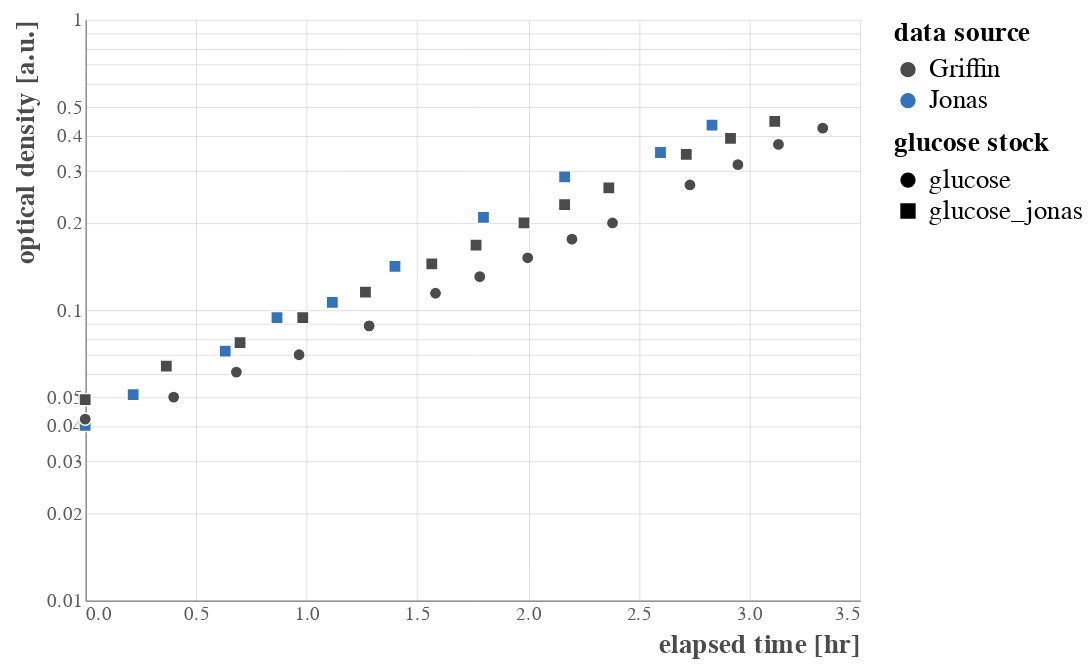

The cell this chart's notebook holds for it:
### Markdown cell above
## January 18 Growth Data

### Code cell
# Load the days growth data
jan18_data = pd.read_csv('../../data/2021-01-18_glucose_growth.csv')

# Specify jonas' carbon source
gold_std['carbon_source'] = 'glucose_jonas'

# Add a source info, convert elapsed time to hr, and merge with other data
jan18_data['elapsed_time_hr'] = jan18_data['elapsed_time'].values / 60
jan18_data.rename(columns={'od_600nm':'od_600'}, inplace=True)
jan18_data['source'] = 'Griffin'

# Merge
merged = pd.concat([gold_std, jan18_data], sort=False)
base = alt.Chart(merged).encode(
        x=alt.X(field='elapsed_time_hr', type='quantitative', title='elapsed time [hr]'),
        y=alt.Y(field='od_600', type='quantitative', title='optical density [a.u.]',
               scale=alt.Scale(type='log')),
        color = alt.Color(field='source', type='nominal', title='data source'),
        shape=alt.Shape(field='carbon_source', type='nominal', title='glucose stock'))

points = base.mark_point()
points

### Figure 1 — Vega-Lite specification as saved in the notebook (floating-point values rounded to 4 significant figures)
{"config": {"background": "white", "group": {"fill": "white"}, "view": {"strokeWidth": 0, "height": 300, "width": 400, "fill": "#ffffff"}, "point": {"size": 40, "filled": true, "opacity": 1, "strokeWidth": 0.75, "stroke": "#FFFFFF"}, "square": {"size": 40, "filled": true, "opacity": 1, "strokeWidth": 0.75, "stroke": "#FFFFFF"}, "circle": {"size": 40, "filled": true, "opacity": 1, "strokeWidth": 0.75, "stroke": "#FFFFFF"}, "line": {"size": 1}, "axis": {"domainColor": "#5b5b5b", "domainWidth": 0.5, "labelColor": "#5b5b5b", "labelFontSize": 10, "labelFont": "Nunito", "titleFont": "Nunito", "titleFontWeight": 700, "titleFontSize": 14, "titleColor": "#4b4b4b", "titleAnchor": "end", "grid": true, "gridColor": "#c1c1c1", "gridWidth": 0.25, "ticks": false}, "range": {"category": ["#4c4b4c", "#3373ba", "#5cb75b", "#d8534f", "#8066ad", "#f0ad4d"]}, "legend": {"labelFontSize": 14, "labelFont": "Nunito", "titleFont": "Nunito", "titleFontSize": 14, "titleFontWeight": 700, "titleFontColor": "#44b4b4b", "symbolSize": 75}, "title": {"font": "Nunito", "fontWeight": 700, "fontSize": 14, "fontColor": "#4b4b4b", "anchor": "start"}}, "data": {"name": "data-646dcb3f2171daa351676beb32acb5b4"}, "mark": "point", "encoding": {"color": {"type": "nominal", "field": "source", "title": "data source"}, "shape": {"type": "nominal", "field": "carbon_source", "title": "glucose stock"}, "x": {"type": "quantitative", "field": "elapsed_time_hr", "title": "elapsed time [hr]"}, "y": {"type": "quantitative", "field": "od_600", "scale": {"type": "log"}, "title": "optical density [a.u.]"}}, "$schema": "https://vega.github.io/schema/vega-lite/v4.8.1.json", "datasets": {"data-646dcb3f2171daa351676beb32acb5b4": [{"clock_time": "10:43", "elapsed_time_hr": 0.0, "carbon_source": "glucose_jonas", "od_600": 0.04, "source": "Jonas", "elapsed_time": null, "date": null}, {"clock_time": "10:56", "elapsed_time_hr": 0.217, "carbon_source": "glucose_jonas", "od_600": 0.051, "source": "Jonas", "elapsed_time": null, "date": null}, {"clock_time": "11:21", "elapsed_time_hr": 0.633, "carbon_source": "glucose_jonas", "od_600": 0.072, "source": "Jonas", "elapsed_time": null, "date": null}, {"clock_time": "11:35", "elapsed_time_hr": 0.867, "carbon_source": "glucose_jonas", "od_600": 0.094, "source": "Jonas", "elapsed_time": null, "date": null}, {"clock_time": "11:50", "elapsed_time_hr": 1.117, "carbon_source": "glucose_jonas", "od_600": 0.106, "source": "Jonas", "elapsed_time": null, "date": null}, {"clock_time": "12:07", "elapsed_time_hr": 1.4, "carbon_source": "glucose_jonas", "od_600": 0.141, "source": "Jonas", "elapsed_time": null, "date": null}, {"clock_time": "12:31", "elapsed_time_hr": 1.8, "carbon_source": "glucose_jonas", "od_600": 0.208, "source": "Jonas", "elapsed_time": null, "date": null}, {"clock_time": "12:53", "elapsed_time_hr": 2.167, "carbon_source": "glucose_jonas", "od_600": 0.287, "source": "Jonas", "elapsed_time": null, "date": null}, {"clock_time": "13:09", "elapsed_time_hr": 2.6, "carbon_source": "glucose_jonas", "od_600": 0.348, "source": "Jonas", "elapsed_time": null, "date": null}, {"clock_time": "13:23", "elapsed_time_hr": 2.833, "carbon_source": "glucose_jonas", "od_600": 0.432, "source": "Jonas", "elapsed_time": null, "date": null}, {"clock_time": "10:11", "elapsed_time_hr": 0.0, "carbon_source": "glucose", "od_600": 0.042, "source": "Griffin", "elapsed_time": 0.0, "date": "2021-01-18"}, {"clock_time": "10:12", "elapsed_time_hr": 0.0, "carbon_source": "glucose_jonas", "od_600": 0.049, "source": "Griffin", "elapsed_time": 0.0, "date": "2021-01-18"}, {"clock_time": "10:34", "elapsed_time_hr": 0.3667, "carbon_source": "glucose_jonas", "od_600": 0.064, "source": "Griffin", "elapsed_time": 22.0, "date": "2021-01-18"}, {"clock_time": "10:35", "elapsed_time_hr": 0.4, "carbon_source": "glucose", "od_600": 0.05, "source": "Griffin", "elapsed_time": 24.0, "date": "2021-01-18"}, {"clock_time": "10:52", "elapsed_time_hr": 0.6833, "carbon_source": "glucose", "od_600": 0.061, "source": "Griffin", "elapsed_time": 41.0, "date": "2021-01-18"}, {"clock_time": "10:53", "elapsed_time_hr": 0.7, "carbon_source": "glucose_jonas", "od_600": 0.077, "source": "Griffin", "elapsed_time": 42.0, "date": "2021-01-18"}, {"clock_time": "11:09", "elapsed_time_hr": 0.9667, "carbon_source": "glucose", "od_600": 0.07, "source": "Griffin", "elapsed_time": 58.0, "date": "2021-01-18"}, {"clock_time": "11:10", "elapsed_time_hr": 0.9833, "carbon_source": "glucose_jonas", "od_600": 0.094, "source": "Griffin", "elapsed_time": 59.0, "date": "2021-01-18"}, {"clock_time": "11:27", "elapsed_time_hr": 1.267, "carbon_source": "glucose_jonas", "od_600": 0.115, "source": "Griffin", "elapsed_time": 76.0, "date": "2021-01-18"}, {"clock_time": "11:28", "elapsed_time_hr": 1.283, "carbon_source": "glucose", "od_600": 0.088, "source": "Griffin", "elapsed_time": 77.0, "date": "2021-01-18"}, {"clock_time": "11:46", "elapsed_time_hr": 1.567, "carbon_source": "glucose_jonas", "od_600": 0.144, "source": "Griffin", "elapsed_time": 94.0, "date": "2021-01-18"}, {"clock_time": "11:46", "elapsed_time_hr": 1.583, "carbon_source": "glucose", "od_600": 0.114, "source": "Griffin", "elapsed_time": 95.0, "date": "2021-01-18"}, {"clock_time": "11:58", "elapsed_time_hr": 1.767, "carbon_source": "glucose_jonas", "od_600": 0.167, "source": "Griffin", "elapsed_time": 106.0, "date": "2021-01-18"}, {"clock_time": "11:58", "elapsed_time_hr": 1.783, "carbon_source": "glucose", "od_600": 0.13, "source": "Griffin", "elapsed_time": 107.0, "date": "2021-01-18"}, {"clock_time": "12:11", "elapsed_time_hr": 1.983, "carbon_source": "glucose_jonas", "od_600": 0.199, "source": "Griffin", "elapsed_time": 119.0, "date": "2021-01-18"}, {"clock_time": "12:11", "elapsed_time_hr": 2.0, "carbon_source": "glucose", "od_600": 0.151, "source": "Griffin", "elapsed_time": 120.0, "date": "2021-01-18"}, {"clock_time": "12:22", "elapsed_time_hr": 2.167, "carbon_source": "glucose_jonas", "od_600": 0.23, "source": "Griffin", "elapsed_time": 130.0, "date": "2021-01-18"}, {"clock_time": "12:23", "elapsed_time_hr": 2.2, "carbon_source": "glucose", "od_600": 0.175, "source": "Griffin", "elapsed_time": 132.0, "date": "2021-01-18"}, {"clock_time": "12:34", "elapsed_time_hr": 2.367, "carbon_source": "glucose_jonas", "od_600": 0.263, "source": "Griffin", "elapsed_time": 142.0, "date": "2021-01-18"}, {"clock_time": "12:34", "elapsed_time_hr": 2.383, "carbon_source": "glucose", "od_600": 0.199, "source": "Griffin", "elapsed_time": 143.0, "date": "2021-01-18"}, {"clock_time": "12:55", "elapsed_time_hr": 2.717, "carbon_source": "glucose_jonas", "od_600": 0.343, "source": "Griffin", "elapsed_time": 163.0, "date": "2021-01-18"}, {"clock_time": "12:55", "elapsed_time_hr": 2.733, "carbon_source": "glucose", "od_600": 0.269, "source": "Griffin", "elapsed_time": 164.0, "date": "2021-01-18"}, {"clock_time": "13:07", "elapsed_time_hr": 2.917, "carbon_source": "glucose_jonas", "od_600": 0.389, "source": "Griffin", "elapsed_time": 175.0, "date": "2021-01-18"}, {"clock_time": "13:08", "elapsed_time_hr": 2.95, "carbon_source": "glucose", "od_600": 0.316, "source": "Griffin", "elapsed_time": 177.0, "date": "2021-01-18"}, {"clock_time": "13:19", "elapsed_time_hr": 3.117, "carbon_source": "glucose_jonas", "od_600": 0.445, "source": "Griffin", "elapsed_time": 187.0, "date": "2021-01-18"}, {"clock_time": "13:19", "elapsed_time_hr": 3.133, "carbon_source": "glucose", "od_600": 0.371, "source": "Griffin", "elapsed_time": 188.0, "date": "2021-01-18"}, {"clock_time": "13:31", "elapsed_time_hr": 3.333, "carbon_source": "glucose", "od_600": 0.422, "source": "Griffin", "elapsed_time": 200.0, "date": "2021-01-18"}]}}
